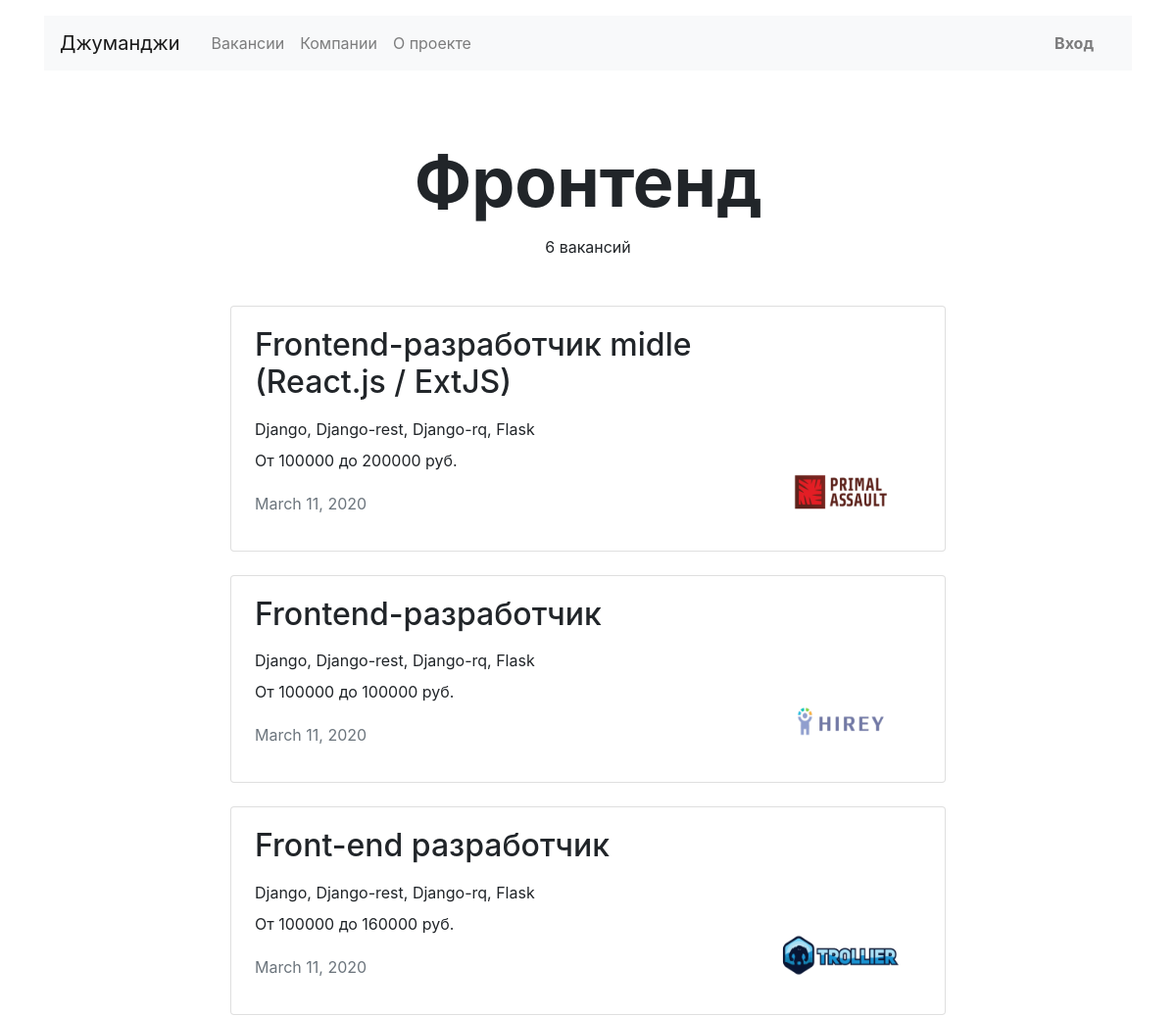
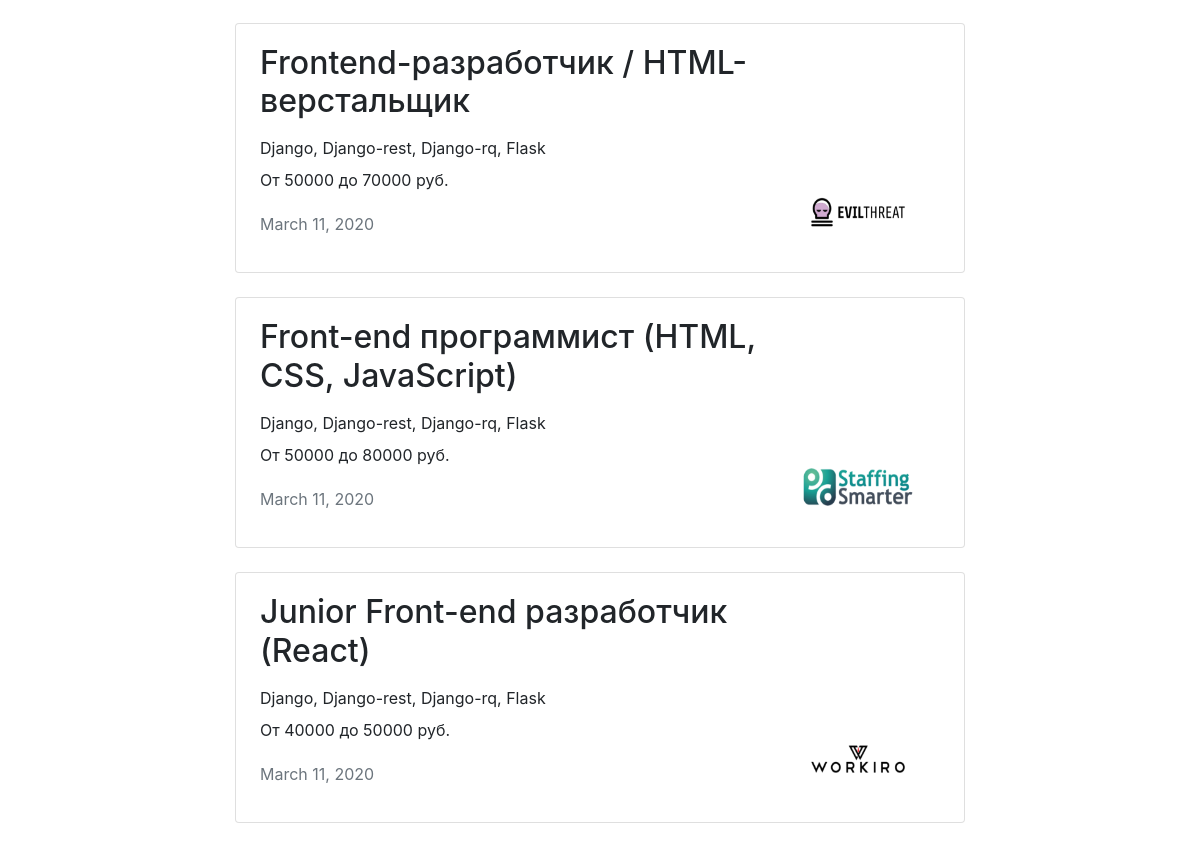
The app's page /vacancies/cat/frontend with its own data (2 pictures, top to bottom).
### jobs/models.py (models this page shows, shortened)
class Specialty(models.Model):
    code = models.CharField(max_length=50)
    title = models.CharField(max_length=50, unique=True)
    picture = models.ImageField()

class Vacancy(models.Model):
    title = models.CharField(max_length=50)
    specialty = models.ForeignKey(Specialty, related_name="vacancies", on_delete=models.CASCADE)
    company = models.ForeignKey(Company, related_name="vacancies", on_delete=models.CASCADE)
    skills = models.CharField(max_length=500)
    description = models.CharField(max_length=300)
    salary_min = models.SmallIntegerField()
    salary_max = models.SmallIntegerField()
    published_at = models.DateField()

class Company(models.Model):
    name = models.CharField(max_length=50, unique=True)
    location = models.CharField(max_length=50)
    logo = models.ImageField()
    description = models.TextField()
    employee_count = models.PositiveSmallIntegerField()

### jobs/views.py (the view)
# urls.py: path('vacancies/cat/<str:vacancy_category>', VacanciesCategoryView.as_view()),
class VacanciesCategoryView(View):
    def get(self, request, vacancy_category):
        context = {
            "jobs": Vacancy.objects.filter(specialty__code__contains=vacancy_category),
            "specialty_title": Specialty.objects.filter(code__contains=vacancy_category).first().title
        }
        return render(request, "vacancies.html", context)

### django_jobs/context_processors.py (called while the page is built)
def statistics(request):
    context = {
        'navbar': [
            {'name': 'Вакансии', 'link': '/vacancies'},
            {'name': 'Компании', 'link': '/companies'},
            {'name': 'О проекте', 'link': '/about'},
        ],
    }
    return context

### templates/vacancies.html
{% extends 'base.html' %}
{% block content %}
    <main class="container mt-3">
        <section>
            <h1 class="h1 text-center mx-auto mt-4 pt-5" style="font-size: 70px;"><strong>{{ specialty_title }}</strong>
            </h1>
            <p class="text-center pt-1">{{ jobs.count }} вакансий</p>
            <div class="row mt-5">
                <div class="col-12 col-lg-8 offset-lg-2 m-auto">
                    {% for job in jobs %}
                            <div class="card mb-4">
                                <div class="card-body px-4">
                                    <div class="row">
                                        <div class="col-12 col-md-8 col-lg-9">
                                            <h2 class="h2 pb-2">{{ job.title }}</h2>
                                            <p class="mb-2">{{ job.skills }}</p>
                                            <p>От {{ job.salary_min }} до {{ job.salary_max }} руб.</p>
                                            <p class="text-muted pt-1">{{ job.published_at }}</p>
                                        </div>
                                        <div class="col-12 col-md-4 col-lg-3 d-flex align-items-end">
                                            <a href="#"><img src="{{ job.company.logo}}" width="130" height="80"
                                                             alt=""></a>
                                        </div>
                                    </div>
                                </div>
                            </div>
                    {% endfor %}
                </div>
            </div>
        </section>
    </main>
{% endblock %}

### records on screen
Specialty: title "Фронтенд"
Vacancy: title "Frontend-разработчик midle (React.js / ExtJS)", skills "Django, Django-rest, Django-rq, Flask", salary_min "100000", salary_max "200000", published_at "March 11, 2020", company.logo (picture)
Vacancy: title "Frontend-разработчик", skills "Django, Django-rest, Django-rq, Flask", salary_min "100000", salary_max "100000", published_at "March 11, 2020", company.logo (picture)
Vacancy: title "Front-end разработчик", skills "Django, Django-rest, Django-rq, Flask", salary_min "100000", salary_max "160000", published_at "March 11, 2020", company.logo (picture)
Vacancy: title "Frontend-разработчик / HTML-верстальщик", skills "Django, Django-rest, Django-rq, Flask", salary_min "50000", salary_max "70000", published_at "March 11, 2020", company.logo (picture)
Vacancy: title "Front-end программист (HTML, CSS, JavaScript)", skills "Django, Django-rest, Django-rq, Flask", salary_min "50000", salary_max "80000", published_at "March 11, 2020", company.logo (picture)
Vacancy: title "Junior Front-end разработчик (React)", skills "Django, Django-rest, Django-rq, Flask", salary_min "40000", salary_max "50000", published_at "March 11, 2020", company.logo (picture)

### other values on screen
{{ item.name }} "Вакансии" "Компании" "О проекте"
{{ jobs.count }} "6"
